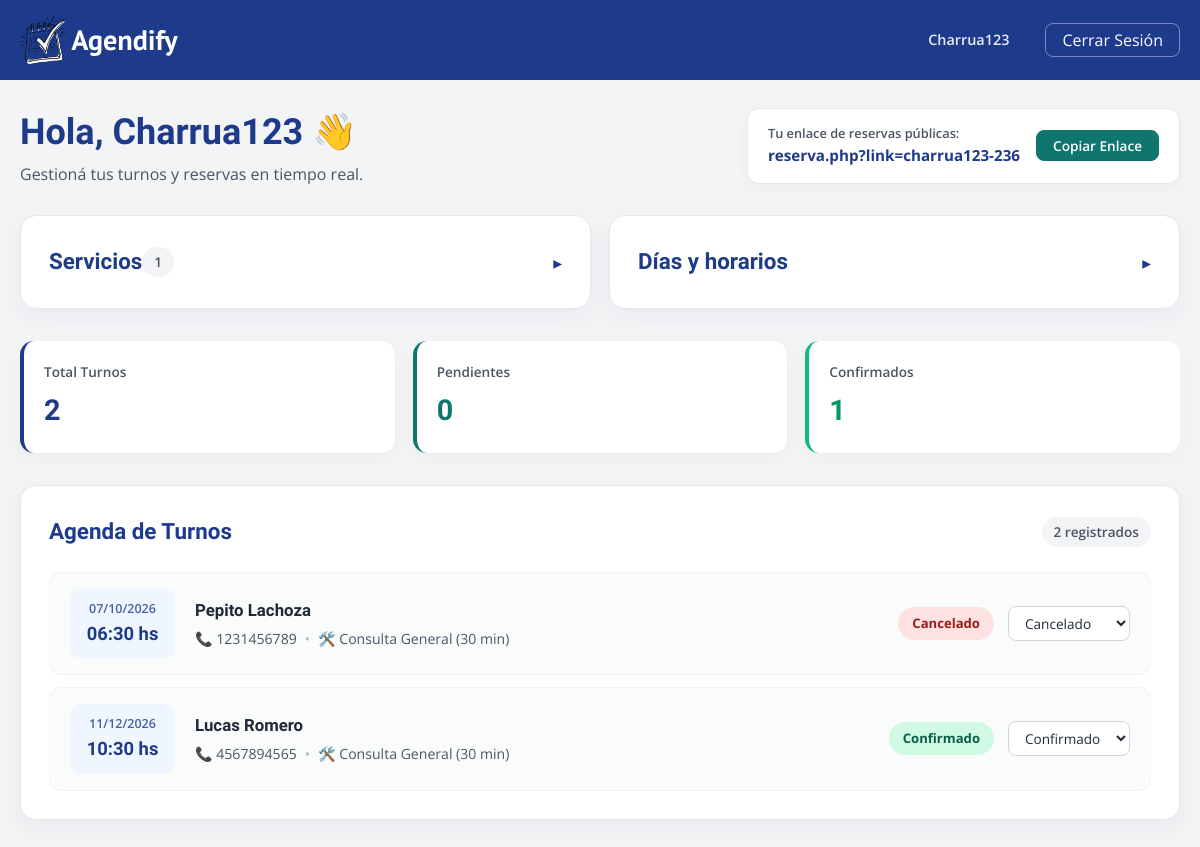
The app's page /dashboard_negocio.php (signed in), older data.
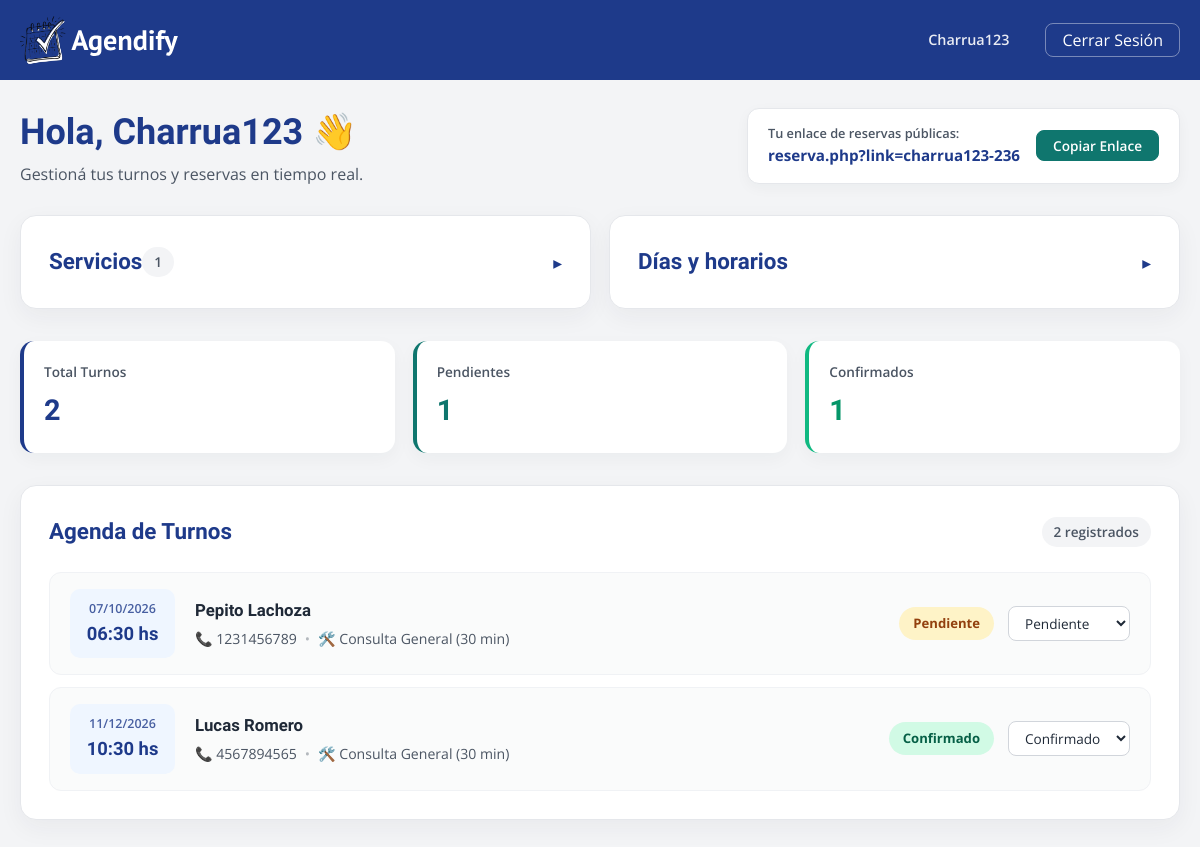
The same page, newer data.
### tables this page shows
CREATE TABLE IF NOT EXISTS `negocios` (
  `id_negocio` int(11) NOT NULL AUTO_INCREMENT,
  `nombre_completo` varchar(150) NOT NULL,
  `dni` varchar(20) NOT NULL,
  `email` varchar(100) NOT NULL,
  `password_hash` varchar(255) NOT NULL,
  `rubro` varchar(80) NOT NULL,
  `link_unico` varchar(100) NOT NULL,
  `estado_cuenta` enum('activa','suspendida') DEFAULT 'activa',
  `fecha_registro` datetime DEFAULT CURRENT_TIMESTAMP,
  PRIMARY KEY (`id_negocio`),
  UNIQUE KEY `email` (`email`),
  UNIQUE KEY `link_unico` (`link_unico`),
  KEY `idx_link_unico` (`link_unico`),
  KEY `idx_estado_cuenta` (`estado_cuenta`)
);

CREATE TABLE IF NOT EXISTS `turnos` (
  `id_turno` int(11) NOT NULL AUTO_INCREMENT,
  `id_negocio` int(11) NOT NULL,
  `id_servicio` int(11) NOT NULL,
  `nombre_cliente_final` varchar(100) NOT NULL,
  `telefono_cliente_final` varchar(30) NOT NULL,
  `fecha_hora_inicio` datetime NOT NULL,
  `fecha_hora_fin` datetime NOT NULL,
  `estado` enum('pendiente','confirmado','cancelado') DEFAULT 'pendiente',
  `codigo_cancelacion` varchar(10) DEFAULT NULL,
  PRIMARY KEY (`id_turno`),
  KEY `id_servicio` (`id_servicio`),
  KEY `idx_turnos_negocio_fecha` (`id_negocio`,`fecha_hora_inicio`),
  KEY `idx_estado_turno` (`estado`)
);

CREATE TABLE IF NOT EXISTS `servicios` (
  `id_servicio` int(11) NOT NULL AUTO_INCREMENT,
  `id_negocio` int(11) NOT NULL,
  `nombre_servicio` varchar(100) NOT NULL,
  `duracion_minutos` int(11) NOT NULL,
  `estado` tinyint(1) DEFAULT '1',
  PRIMARY KEY (`id_servicio`),
  KEY `idx_servicio_negocio` (`id_negocio`)
);

### dashboard_negocio.php (the view, shortened to what this page needs)
<?php
require_once 'conexion.php';
$id_negocio = $_SESSION['id_negocio'];
$flash = $_SESSION['flash_dashboard'] ?? '';
$stmtNegocio = $pdo->prepare("SELECT * FROM negocios WHERE id_negocio = :id_negocio");
$stmtNegocio->execute(['id_negocio' => $id_negocio]);
$negocio = $stmtNegocio->fetch();
$stmtTurnos = $pdo->prepare("
    SELECT t.*, s.nombre_servicio, s.duracion_minutos
    FROM turnos t
    JOIN servicios s ON t.id_servicio = s.id_servicio
    WHERE t.id_negocio = :id_negocio
    ORDER BY t.fecha_hora_inicio ASC
");
$stmtTurnos->execute(['id_negocio' => $id_negocio]);
$turnos = $stmtTurnos->fetchAll();
$stmtServicios = $pdo->prepare("SELECT * FROM servicios WHERE id_negocio = :id_negocio ORDER BY estado DESC, nombre_servicio ASC");
$stmtServicios->execute(['id_negocio' => $id_negocio]);
$servicios = $stmtServicios->fetchAll();
$totalTurnos = count($turnos);
$pendientes = 0;
$confirmados = 0;
foreach ($turnos as $t) {
    if ($t['estado'] === 'pendiente') {
        $pendientes++;
    } elseif ($t['estado'] === 'confirmado') {
        $confirmados++;
    }
}
?>
<!DOCTYPE html>
<html lang="es">
<head>
    <link rel="stylesheet" href="assets/css/styles.css?v=1.8">
</head>
<body class="dashboard-body">
    <header class="navbar">
        <div class="container nav-container">
            <a href="index.php" class="logo-link" aria-label="Agendify">
                <img src="assets/img/LogoWhite.svg" alt="Logo" width="100" height="35">
            </a>
            <nav class="nav-links">
                <span class="user-badge"><?php echo htmlspecialchars($negocio['nombre_completo'] ?? 'Mi Negocio'); ?></span>
                <a href="logout.php" class="btn btn-outline-light btn-sm">Cerrar Sesión</a>
            </nav>
        </div>
    </header>
    <main class="container dashboard-main">
        <div class="dashboard-header">
            <div>
                <h1 class="dash-title">Hola, <?php echo htmlspecialchars($negocio['nombre_completo'] ?? ''); ?> 👋</h1>
                <p class="dash-subtitle">Gestioná tus turnos y reservas en tiempo real.</p>
            </div>
            <div class="link-share-card">
                <div class="link-info">
                    <span class="link-label">Tu enlace de reservas públicas:</span>
                    <a href="reserva.php?link=<?php echo urlencode($negocio['link_unico'] ?? ''); ?>" target="_blank" class="link-url">
                        reserva.php?link=<?php echo htmlspecialchars($negocio['link_unico'] ?? ''); ?>
                    </a>
                </div>
                <button class="btn btn-accent btn-sm" onclick="navigator.clipboard.writeText(window.location.origin + '/reserva.php?link=<?php echo urlencode($negocio['link_unico'] ?? ''); ?>'); alert('¡Link copiado!');">
                    Copiar Enlace
                </button>
            </div>
        </div>
        <?php
            $abrirServicios = $flash !== '' && stripos($flash, 'servicio') !== false;
            $abrirHorarios = $flash !== '' && stripos($flash, 'horario') !== false;
        ?>
        <div class="config-grid">
            <section class="dash-section panel-plegable">
                <details<?php echo $abrirServicios ? ' open' : ''; ?>>
                <summary class="section-header-flex">
                    <h2>Servicios</h2>
                    <span class="turnos-count"><?php echo count($servicios); ?></span>
                </summary>
                </details>
            </section>
            <section class="dash-section panel-plegable">
                <details<?php echo $abrirHorarios ? ' open' : ''; ?>>
                <summary class="section-header-flex">
                    <h2>Días y horarios</h2>
                </summary>
                </details>
            </section>
        </div>
        <div class="metrics-grid">
            <div class="metric-card">
                <span class="metric-title">Total Turnos</span>
                <span class="metric-value"><?php echo $totalTurnos; ?></span>
            </div>
            <div class="metric-card border-orange">
                <span class="metric-title">Pendientes</span>
                <span class="metric-value text-orange"><?php echo $pendientes; ?></span>
            </div>
            <div class="metric-card border-green">
                <span class="metric-title">Confirmados</span>
                <span class="metric-value text-green"><?php echo $confirmados; ?></span>
            </div>
        </div>
        <section class="dash-section">
            <div class="section-header-flex">
                <h2>Agenda de Turnos</h2>
                <span class="turnos-count"><?php echo $totalTurnos; ?> registrados</span>
            </div>
            <?php if (empty($turnos)): ?>
                <div class="empty-state-card">
                    <p>No tenés turnos registrados por el momento.</p>
                    <small>Compartí tu link de reserva para empezar a recibir solicitudes.</small>
                </div>
            <?php else: ?>
                <div class="turnos-list">
                    <?php foreach ($turnos as $turno): ?>
                        <div class="turno-card">
                            <div class="turno-time-box">
                                <span class="time-date"><?php echo date('d/m/Y', strtotime($turno['fecha_hora_inicio'])); ?></span>
                                <span class="time-hour"><?php echo date('H:i', strtotime($turno['fecha_hora_inicio'])); ?> hs</span>
                            </div>
                            <div class="turno-details">
                                <h3 class="client-name"><?php echo htmlspecialchars($turno['nombre_cliente_final']); ?></h3>
                                <div class="client-meta">
                                    <span>📞 <?php echo htmlspecialchars($turno['telefono_cliente_final']); ?></span>
                                    <span class="meta-separator">•</span>
                                    <span>🛠️ <?php echo htmlspecialchars($turno['nombre_servicio']); ?> (<?php echo $turno['duracion_minutos']; ?> min)</span>
                                </div>
                            </div>
                            <div class="turno-actions">
                                <span class="badge tag-<?php echo $turno['estado']; ?>">
                                    <?php echo ucfirst($turno['estado']); ?>
                                </span>
                                <form method="POST" class="action-form">
                                    <select name="estado" class="form-select-subtle" onchange="this.form.submit()">
                                        <option value="pendiente" <?php echo $turno['estado'] === 'pendiente' ? 'selected' : ''; ?>>Pendiente</option>
                                        <option value="confirmado" <?php echo $turno['estado'] === 'confirmado' ? 'selected' : ''; ?>>Confirmado</option>
                                        <option value="cancelado" <?php echo $turno['estado'] === 'cancelado' ? 'selected' : ''; ?>>Cancelado</option>
                                    </select>
                                </form>
                            </div>
                        </div>
                    <?php endforeach; ?>
                </div>
            <?php endif; ?>
        </section>
    </main>
</body>
</html>

Row changes from the older to the newer data that the page shows:
changed turnos "Pepito Lachoza": estado "Cancelado" → "Pendiente"
Text that changed along with them:
$pendientes: "0" → "1"
